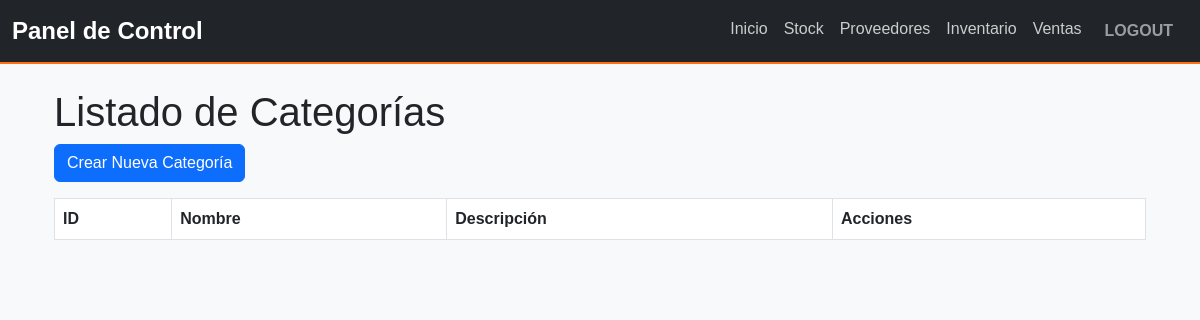
Before: /categorias/ with the older database file.
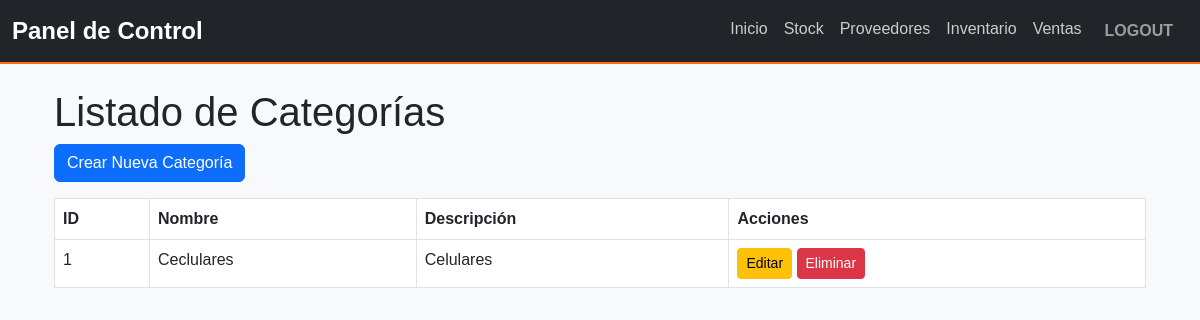
After: the same page with the newer database file.
### myapp/models.py (models this page shows, shortened)
class Categoria(models.Model):
    nombre = models.CharField(max_length=100, unique=True)  # Nombre único para evitar duplicados
    descripcion = models.TextField(blank=True, null=True)  # Descripción opcional de la categoría

### myapp/views.py (the view)
# urls.py: path('categorias/', views.CategoriaListView.as_view(), name='categoria_list'),
class CategoriaListView(ListView):
    model = Categoria
    template_name = "categoria_list.html"
    context_object_name = "categorias"

### myapp/context_processors.py (called while the page is built, shortened)
def user_role(request):
    return {'role': 'Invitado'}

### myapp/templates/categoria_list.html
{% extends 'base.html' %}
{% block content %}
<div class="container mt-4">
    <h1>Listado de Categorías</h1>
    <a href="{% url 'categoria_create' %}" class="btn btn-primary mb-3">Crear Nueva Categoría</a>
    <table class="table table-bordered">
        <thead>
            <tr>
                <th>ID</th>
                <th>Nombre</th>
                <th>Descripción</th>
                <th>Acciones</th>
            </tr>
        </thead>
        <tbody>
            {% for categoria in categorias %}
                <tr>
                    <td>{{ categoria.id }}</td>
                    <td>{{ categoria.nombre }}</td>
                    <td>{{ categoria.descripcion }}</td>
                    <td>
                        <a href="{% url 'categoria_update' categoria.id %}" class="btn btn-warning btn-sm">Editar</a>
                        <a href="{% url 'categoria_delete' categoria.id %}" class="btn btn-danger btn-sm">Eliminar</a>
                    </td>
                </tr>
            {% endfor %}
        </tbody>
    </table>
</div>
{% endblock %}

Changed rows visible on the page:
added Categoria: id "1", nombre "Ceclulares", descripcion "Celulares"
